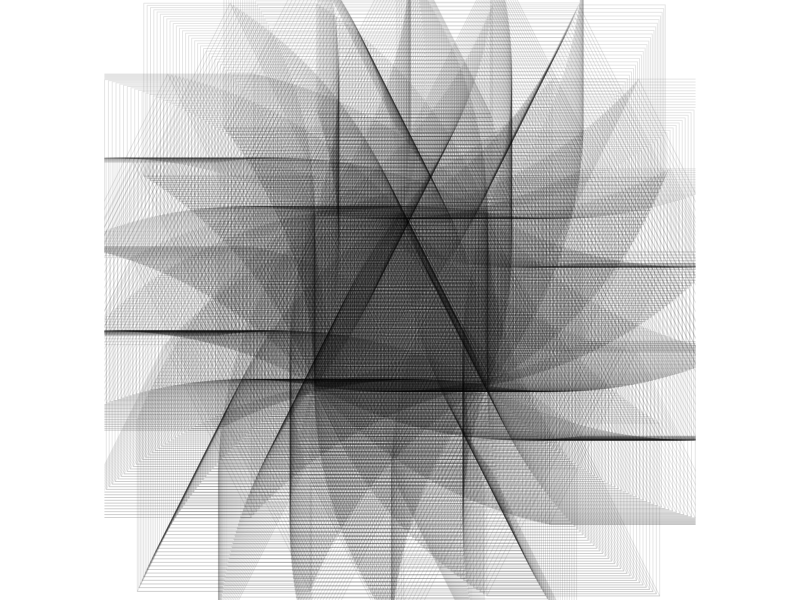

R code for this plot:
# Do cool stuff
# sorry u got rejected Mike :/
# From: https://twitter.com/aschinchon
library(tidyverse)
my_plot <- tibble(t = (1:1300)*2.4432, 
       x = sin(t), 
       y = cos(t)) %>% 
  ggplot(aes(x*t, y*t)) +
  geom_point(size=58, alpha=.1, shape=14)+ 
  coord_equal() +
  theme_void()

ggsave("mikes_plot.png", my_plot)
